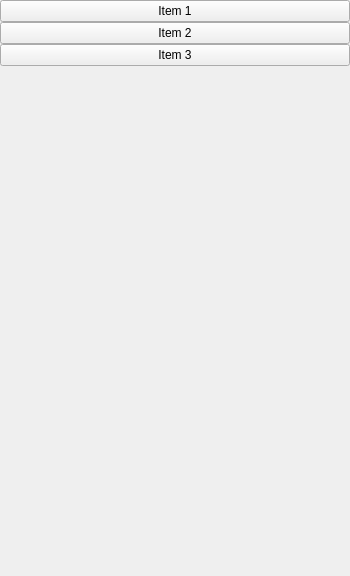
<?xml version="1.0" encoding="UTF-8"?>
<ui version="4.0">
 <class>Items</class>
 <widget class="QWidget" name="Items">
  <property name="geometry">
   <rect>
    <x>0</x>
    <y>0</y>
    <width>350</width>
    <height>576</height>
   </rect>
  </property>
  <property name="windowTitle">
   <string>Form</string>
  </property>
  <layout class="QVBoxLayout" name="verticalLayout">
   <property name="spacing">
    <number>0</number>
   </property>
   <property name="leftMargin">
    <number>0</number>
   </property>
   <property name="topMargin">
    <number>0</number>
   </property>
   <property name="rightMargin">
    <number>0</number>
   </property>
   <property name="bottomMargin">
    <number>0</number>
   </property>
   <item>
    <widget class="QPushButton" name="item1">
     <property name="text">
      <string>Item 1</string>
     </property>
    </widget>
   </item>
   <item>
    <widget class="QPushButton" name="item2">
     <property name="text">
      <string>Item 2</string>
     </property>
    </widget>
   </item>
   <item>
    <widget class="QPushButton" name="item3">
     <property name="text">
      <string>Item 3</string>
     </property>
    </widget>
   </item>
   <item>
    <spacer name="verticalSpacer">
     <property name="orientation">
      <enum>Qt::Vertical</enum>
     </property>
     <property name="sizeHint" stdset="0">
      <size>
       <width>20</width>
       <height>504</height>
      </size>
     </property>
    </spacer>
   </item>
  </layout>
 </widget>
 <resources/>
 <connections/>
</ui>
